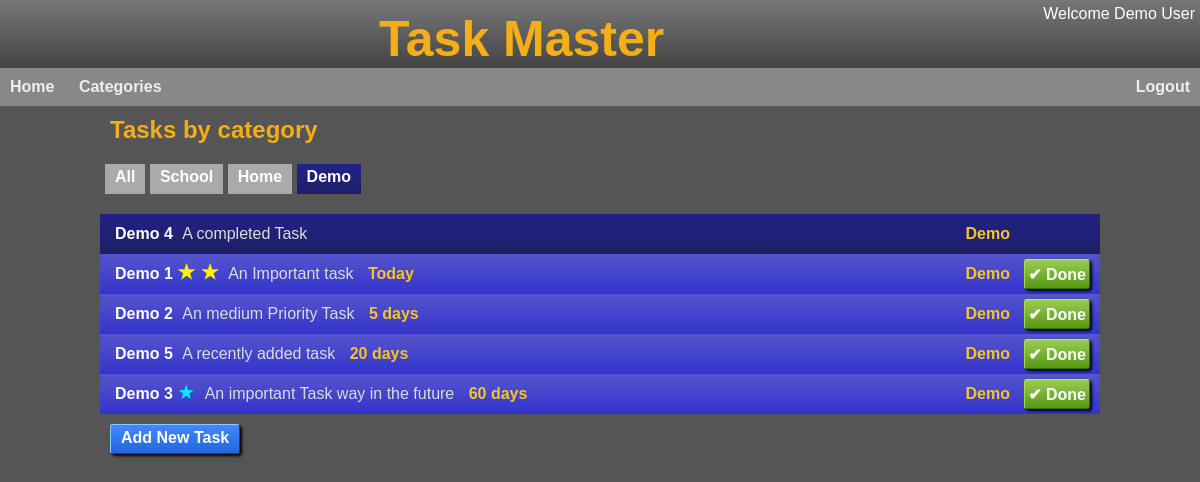
Screenshot of /categorytasks/Demo (signed in) with the database file from the repository.
### app/models/user.py (models this page shows, shortened)
class User(UserMixin, db.Model):
  id = db.Column(db.Integer, primary_key=True)
  username = db.Column(db.String(32), index=True, unique=True)
  display_name = db.Column(db.String(32))
  school_id = db.Column(db.Integer)
  access = db.Column(db.Integer, default=ACCESS['basic'])
  email = db.Column(db.String(120), index=True, unique=True)
  email_verified = db.Column(db.Integer)
  password_hash = db.Column(db.String(128))
  last_seen = db.Column(db.DateTime)
  created_at = db.Column(db.DateTime, default=db.func.datetime('now')) #default=db.func.utc_timestamp())
  last_modified = db.Column(db.DateTime, default=db.func.datetime('now'), onupdate=db.func.datetime('now')) #, default=db.func.utc_timestamp(), onupdate=db.func.utc_timestamp())
  tasks = db.relationship('Task', backref='user', lazy=True)
  def update_last_seen(self):
    last_seen = self.last_seen if self.last_seen else datetime.fromtimestamp(0)
    if (datetime.utcnow() - last_seen).total_seconds() > 600:  # More than 10 minutes ago
     self.last_seen = datetime.utcnow()
     db.session.commit()

### app/models/task.py (models this page shows, shortened)
class Task(db.Model):
  id = db.Column(db.Integer, primary_key=True)
  user_id = db.Column(db.Integer, db.ForeignKey('user.id'))
  name = db.Column(db.String(32))
  description = db.Column(db.String(250))
  category = db.Column(db.String(10))
  priority = db.Column(db.Integer,default=P_LOW)
  status = db.Column(db.Integer,default=STS_NEW)
  due_by = db.Column(db.DateTime)
  created_at = db.Column(db.DateTime, default=db.func.datetime('now'))
  def is_outstanding(self):
    return self.status < STS_COMPLETED
  def is_completed(self):
    return self.status == STS_COMPLETED
  def is_overdue(self):
    if self.is_completed():
      return False
    else:
      return self.due_by and self.due_by.date() < datetime.date.today()
  def priority_str(self):
    priority = self.priority or 0
    if priority >= 0 and priority < len(PRIORITY_STRS):
      return PRIORITY_STRS[priority]
    return ''
  def status_str(self):
    if self.status == STS_COMPLETED:
      return 'Completed'
    return 'Outstanding'
  def short_desc(self):
    desc = self.description
    if len(desc) > 40:
      desc = desc[:37] + " ..."
    return desc

### app/main/main_routes.py (the view)
@bp.route('/categorytasks/<category>')
@login_required
def category_tasks(category):
    if category == 'All':
        tasks = Task.query.filter_by(user_id=current_user.id).order_by(text('due_by is null, due_by')).all()
    elif category == 'Other':
        tasks = Task.query.filter_by(user_id=current_user.id, category='').order_by(text('due_by is null, due_by')).all()
    else:
      tasks = Task.query.filter_by(user_id=current_user.id, category=category).order_by(text('due_by is null, due_by')).all()
    categories_rows = Task.query.with_entities(Task.category).filter_by(user_id=current_user.id).distinct()
    categories = [row[0] for row in categories_rows]
    for cat in categories:
      if not cat:
        categories.remove(cat)
        categories.append('Other')
    categories = ['All'] + categories
    session['back_to'] = request.path # Store the current url to come back to
    return render_template('category_tasks.html', tasks=tasks, categories=categories, selected_category=category)

### app/main/__init__.py (called while the page is built)
def init_app(app):
    app.register_blueprint(bp)
    app.register_error_handler(403, error_forbidden)
    app.jinja_options['finalize'] = lambda x: x if x is not None else '' #prevent Jinja from printing None
    login.login_view = 'main.login'
    login.init_app(app)
    @app.context_processor
    def inject_default_template_variables():   #injects default template variables
         return dict(h=helpers)  #makes helper functions available in templlates
    @app.before_request
    def update_last_seen():
      if current_user.is_authenticated:
        current_user.update_last_seen()

### app/models/user.py (called while the page is built)
@login.user_loader
def load_user(id):
  return User.query.get(int(id))

### app/utils/helpers.py (called while the page is built)
def pluralise(word, cnt, suffix="s"):
  n = int(cnt)
  if n == 1 or n == -1:
    return(word)
  else:
    return(word+suffix)

def fmt_date(dt):
  if not isinstance(dt, datetime.datetime):
    return ''
  return dt.strftime("%d %b %y")

def fmt_date_daysuntil(date):
  if not isinstance(date, datetime.datetime):
    return ''
  try:
    diff = date.date() - datetime.date.today()
    days = int(diff.total_seconds() / (60*60*24))
  except Exception as e:
    return('')
  days_str = pluralise('day', days)
  if days < -1:
    return f"{-days} {days_str} ago"
  if days == -1:
    return 'Yesterday'
  if days == 0:
    return 'Today'
  if days == 1:
    return 'Tomorrow'
  return f"{days} {days_str}"

### app/templates/category_tasks.html
{% extends "base.html" %}
{% block head %}
  <link rel="stylesheet" href="{{ url_for('static', filename='tasks.css') }}">
{% endblock %}
{% block content %}
  <h2>Tasks by category</h2>
  <div id="category-list">
    {% for category in categories %}
      <a href="{{ url_for('main.category_tasks', category=category) }}"
        {% if category == selected_category %}
          class="selected"
        {% endif %}>
        {{ category }}</a>
    {% endfor %}
  </div>
  {% include '_task_list.html' %}
  <div class="actions">
    <a href="{{ url_for('main.new_task',category=selected_category) }}">Add New Task</a>
  </div>
{% endblock %}

### app/templates/_header.html
<div id="header">
  <div id="userinfo">
    {% if current_user.is_authenticated %}
      <div id="user">Welcome {{current_user.display_name }}</div>
    {% endif %}
  </div>
  <span class="title">Task Master</span>
</div>
<div id="menubar">
  <ul>
    {% if not current_user.is_anonymous %}
      <li><a href="{{ url_for('.home') }}">Home</a></li>
      <li><a href="{{ url_for('.category_tasks', category='All') }}">Categories</a></li>
      <li class="right"><a href="{{ url_for('main.logout') }}">Logout</a></li>
    {% endif %}
  </ul>
</div>

### app/templates/_task_list.html (shortened to what this page needs)
<div class="tasks">
    {% for task in tasks %}
      <a class="task sts-{{task.status}}" onclick="toggle_details('{{ task.id }}')">
        <div class="task-info">
          <div class="task-name">
            {{ task.name }}
          </div>
          {% if task.priority and task.priority > 0 %}
            <div class="task-priority p-{{task.priority}}">
              &#9733;
              {% if task.priority and task.priority > 1 %}
              &#9733;
              {% endif %}
            </div>
          {% endif %}
          <div class="task-description">
            {{ task.short_desc() }}
          </div>
          {% if task.is_outstanding() %}
            <div class="task-due">
              {{ h.fmt_date_daysuntil(task.due_by) }}
            </div>
          {% endif %}
        </div>
        <div class="task-category">
          {{ task.category or 'Other' }}
        </div>
        <div class="task-btns">
          {% if task.is_outstanding() %}
            <form action="{{ url_for('main.complete_task', id=task.id) }}" method="POST">
              <input class="done" type="submit" value="&#x2714 Done">
            </form>
          {% endif %}
        </div>
      </a>
    {% endfor %}
  </div>

### app/static/base.css (style rules this page uses)
* { margin: 0px; padding: 0px; box-sizing: border-box; }
body { color: #fff; background: #555; font-family: Arial, Helvetica, sans-serif; }
#header { overflow: hidden; background: linear-gradient(#777, #444); text-align: center; }
#header .title { color: rgb(244, 174, 22); font-family: Arial, Helvetica, sans-serif; font-weight: bold; font-size: 50px; display: inline-block; margin-top: 10px; }
h2 { color: rgb(244, 174, 22); }
#userinfo { float:right; text-align:right; margin-top: 5px; margin-right: 5px; }
#menubar { font-family: Arial, Helvetica, sans-serif; font-weight: bold; color: #eee; background: #888; }
#menubar ul { list-style-type: none; overflow: hidden; margin: 0; padding: 0; }
#menubar li { display: inline-block; padding: 10px 0px; text-align: center; }
#menubar li.right { float: right; }
#menubar li a { text-decoration: none; padding: 10px 10px; color: #eee; }

### app/static/tasks.css (style rules this page uses)
.tasks { flex: 1; }
.task { min-height: 40px; display: flex; align-items: center; background:#666; }
h2 { padding-top: 10px; padding-bottom: 5px; margin-left: 10px; }
.task { background: linear-gradient(#55c,#33c); }
.task.sts-1 { background: linear-gradient(rgb(34, 34, 134), rgb(30, 30, 103)); }
.task-info { padding-left: 10px; flex: 1; }
.task-priority { display: inline-block; font-size:20px ; color: #00eeff; }
.task-priority.p-2 { color: #fff200; font-weight: bold; }
.task-name { display: inline-block; padding-left: 5px; color: #fff; font-weight: bold; }
.task-description { display: inline-block; padding-left: 5px; padding-top: 5px; padding-bottom: 5px; color: #dcdcdc; }
.task-due { display: inline-block; margin-right: 10px; margin-left: 10px; color: #f6c525; font-weight: bold; }
.task-category { margin-right: 10px; color: #f6c525; font-weight: bold; padding-left: 10px; text-align: right; }
.task-btns { min-width: 80px; padding-right: 5px; }
.task-btns form { display: inline; float: right; margin-right: 5px; }
.task-btns input[type=submit] { display: inline-block; font: inherit; font-size: 16px; font-weight: bold; padding: 0px 3px; height: 30px; border-radius: 3px; border-top: 1px solid #be4; border-left: 1px solid #ad3; border-right: 1px solid #370; border-bottom: 1px solid #370; background: #7a3; background: linear-gradient(#9c5, #591); box-shadow: rgba(0,0,0,1) 2px 2px 3px; text-align: center; color: #fff; }
a.task { text-decoration: none; }
.actions { margin-top: 10px; margin-left: 10px; }
.actions a, .actions input[type=submit] { text-decoration: none; display: inline-block; font: inherit; font-size: 16px; font-weight: bold; padding: 4px 10px; min-width: 80px; height: 30px; border-radius: 3px; border-top: 1px solid #8cf; border-left: 1px solid #8cf; border-right: 1px solid #04b; border-bottom: 1px solid #04b; background: linear-gradient(#48f, #26d); box-shadow: rgba(0,0,0,1) 2px 2px 3px; text-align: center; color: #fff; vertical-align: top; }
#category-list { margin-top: 10px; padding: 5px; margin-bottom: 10px; }
#category-list a { text-decoration: none; display: inline-block; font: inherit; font-weight: bold; padding: 4px 10px; height: 30px; background: #aaa; text-align: center; color: #fff; margin-right: 0px; margin-bottom: 5px; }
#category-list a.selected { background: linear-gradient(rgb(34, 34, 134), rgb(30, 30, 103)); }

### rows the page displays
User: display_name "Demo User"
Task: name "Demo 4", short_desc "A completed Task", category "Demo"
Task: name "Demo 1", short_desc "An Important task", fmt_date_daysuntil "Today", category "Demo"
Task: name "Demo 2", short_desc "An medium Priority Task", fmt_date_daysuntil "5 days", category "Demo"
Task: name "Demo 5", short_desc "A recently added task", fmt_date_daysuntil "20 days", category "Demo"
Task: name "Demo 3", short_desc "An important Task way in the future", fmt_date_daysuntil "60 days", category "Demo"

### other values shown
{{ category }} "All" "School" "Home" "Demo"
